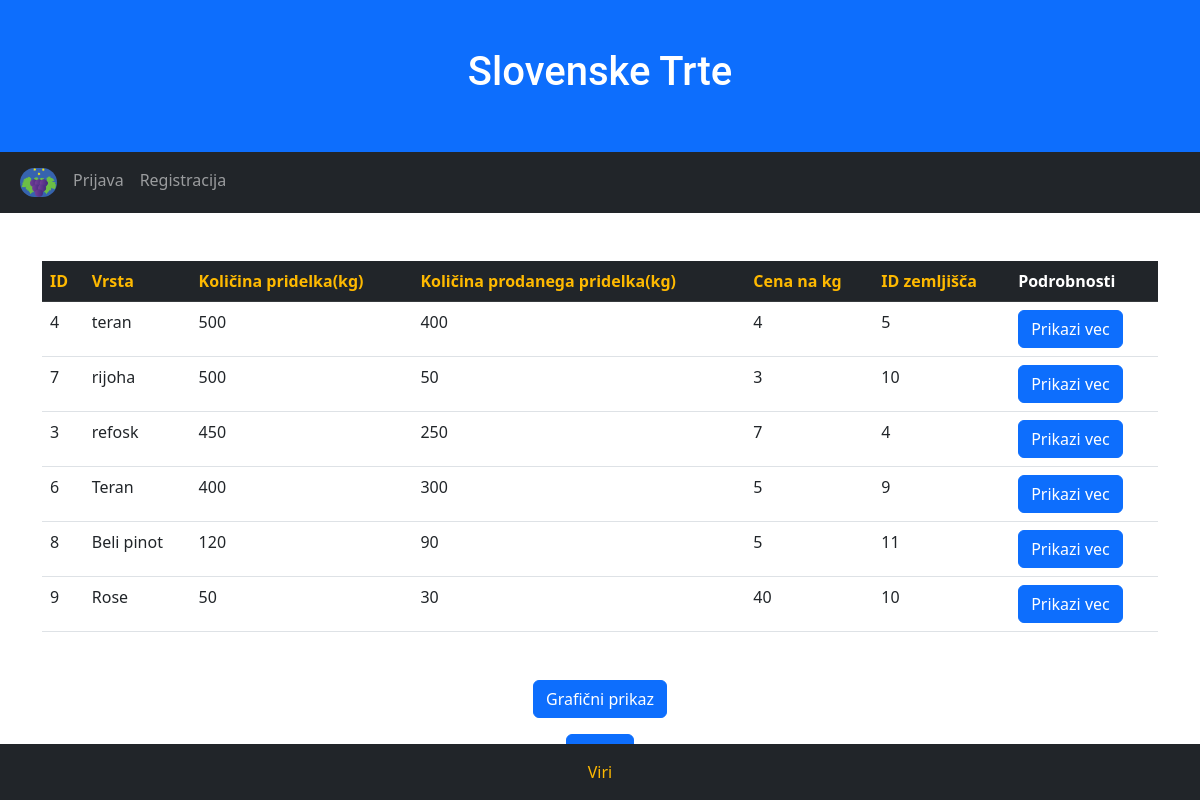
The page /pridelki.php?atribut=kolicina_pridelka&smer=ASC on the database its author committed.
### tables this page shows
CREATE TABLE `pridelek` (
  `ID` int(5) NOT NULL,
  `vrsta` varchar(35) NOT NULL,
  `kolicina_pridelka` int(10) NOT NULL,
  `kolicina_prodanega_pridelka` int(10) NOT NULL,
  `cena` int(10) NOT NULL,
  `zemljisce_ID` int(5) NOT NULL
);

### pridelki.php (the view, shortened to what this page needs)
<?php
$conn = mysqli_connect('localhost', 'id21675710_trte', 'Trte123&', 'id21675710_slovensketrte');
$stmt = mysqli_prepare($conn, "SELECT ID, vrsta, kolicina_pridelka, kolicina_prodanega_pridelka, cena, zemljisce_ID FROM pridelek");
mysqli_stmt_execute($stmt);
$result = mysqli_stmt_get_result($stmt);
$atribut = isset($_GET['atribut']) ? $_GET['atribut'] : 'ID';
$smer = isset($_GET['smer']) ? $_GET['smer'] : 'ASC';
$data = array();
while ($row = mysqli_fetch_assoc($result)) {
  $data[] = $row;
}
usort($data, 'cmp');
?>
<!DOCTYPE html>
<html lang="en">
<head>
  <link href="https://cdn.jsdelivr.net/npm/bootstrap@5.2.3/dist/css/bootstrap.min.css" rel="stylesheet">
  <link href="style.css" rel="stylesheet">
</head>
<body>
<div class="container-fluid p-5 bg-primary text-white text-center">
  <h1>Slovenske Trte</h1>
</div>
<nav class="navbar navbar-expand-sm bg-dark navbar-dark">
  <div class="container-fluid">
    <ul class="navbar-nav" id = "nav-items">
      <li class="nav-item">
        <a class="nav-link active" href="index.php">
        <img src="Slike/logo.png" alt="Avatar Logo" style="width:37px;" class="rounded-pill">
        </a>
      </li>
      <?php if(isset($_SESSION['vinogradnik_ID'])): ?>
        <li class="nav-item">
          <a class="nav-link" href="odjava.php">Odjava</a>
        </li>
        <?php else: ?>
        <li class="nav-item">
          <a class="nav-link" href="prijava.php">Prijava</a>
        </li>
        <li class="nav-item">
          <a class="nav-link" href="registracija.php">Registracija</a>
        </li>
      <?php endif; ?>
    </ul>
  </div>
</nav>
<div class="container mt-5">
  <table class="table">
    <thead class="table-dark">
      <tr>
        <th><a href="?atribut=ID&smer=<?php echo $atribut == 'ID' && $smer == 'ASC' ? 'DESC' : 'ASC'; ?>">ID</a></th>
        <th><a href="?atribut=vrsta&smer=<?php echo $atribut == 'vrsta' && $smer == 'ASC' ? 'DESC' : 'ASC'; ?>">Vrsta</a></th>
        <th><a href="?atribut=kolicina_pridelka&smer=<?php echo $atribut == 'kolicina_pridelka' && $smer == 'ASC' ? 'DESC' : 'ASC'; ?>">Količina pridelka(kg)</a></th>
        <th><a href="?atribut=kolicina_prodanega_pridelka&smer=<?php echo $atribut == 'kolicina_prodanega_pridelka' && $smer == 'ASC' ? 'DESC' : 'ASC'; ?>">Količina prodanega pridelka(kg)</a></th>
        <th><a href="?atribut=cena&smer=<?php echo $atribut == 'cena' && $smer == 'ASC' ? 'DESC' : 'ASC'; ?>">Cena na kg</a></th>
        <th><a href="?atribut=zemljisce_ID&smer=<?php echo $atribut == 'zemljisce_ID' && $smer == 'ASC' ? 'DESC' : 'ASC'; ?>">ID zemljišča</a></th>
        <th>Podrobnosti</th>
      </tr>
    </thead>
    <tbody>
      <?php foreach ($data as $row){ ?>
            <tr>
                <td><?php echo $row['ID']; ?></td>
                <td><?php echo $row['vrsta']; ?></td>
                <td><?php echo $row['kolicina_pridelka']; ?></td>
                <td><?php echo $row['kolicina_prodanega_pridelka']; ?></td>
                <td><?php echo $row['cena']; ?></td>
                <td><?php echo $row['zemljisce_ID']; ?></td>
                <td>
                    <form method="POST" action="pridelki_podrobnosti.php">
                        <input type="submit" class="btn btn-primary" name="uredi" value="Prikazi vec">
                    </form>
                </td>
            </tr>
        <?php }?>
    </tbody>
  </table>
</div>
<div class="container mt-5 text-center">
  <button id="graf" type="button" class="btn btn-primary" name="graf">Grafični prikaz</button>
</div>
<div class="container mt-3 mb-3 text-center">
  <button id="nazaj" class="btn btn-primary">Nazaj</button>
</div>
<div class="p-3 bg-dark text-white text-center fixed-bottom">
  <a href="viri.php">Viri</a>
</div>
</body>
</html>

### style.css (style rules this page uses)
:root { --font-default: "Open Sans", system-ui, -apple-system, "Segoe UI", Roboto, "Helvetica Neue", Arial, "Noto Sans", "Liberation Sans", sans-serif, "Apple Color Emoji", "Segoe UI Emoji", "Segoe UI Symbol", "Noto Color Emoji"; --font-primary: "Roboto", sans-serif; --font-secondary: "Work Sans", sans-serif; }
:root { --color-default: #364d59; --color-primary: #feb900; --color-secondary: #52565e; }
:root { scroll-behavior: smooth; }
a { color: var(--color-primary); text-decoration: none; }
h1, h2, h3, h4, h5, h6 { font-family: var(--font-primary); }

### rows shown on the page
pridelek: ID "4", vrsta "teran", kolicina_pridelka "500", kolicina_prodanega_pridelka "400", cena "4", zemljisce_ID "5"
pridelek: ID "7", vrsta "rijoha", kolicina_pridelka "500", kolicina_prodanega_pridelka "50", cena "3", zemljisce_ID "10"
pridelek: ID "3", vrsta "refosk", kolicina_pridelka "450", kolicina_prodanega_pridelka "250", cena "7", zemljisce_ID "4"
pridelek: ID "6", vrsta "Teran", kolicina_pridelka "400", kolicina_prodanega_pridelka "300", cena "5", zemljisce_ID "9"
pridelek: ID "8", vrsta "Beli pinot", kolicina_pridelka "120", kolicina_prodanega_pridelka "90", cena "5", zemljisce_ID "11"
pridelek: ID "9", vrsta "Rose", kolicina_pridelka "50", kolicina_prodanega_pridelka "30", cena "40", zemljisce_ID "10"
